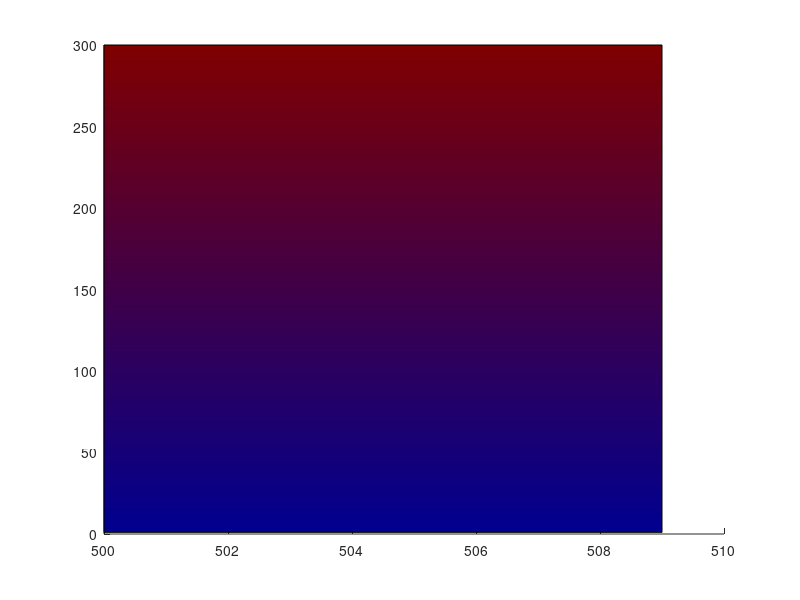

This chart was generated by the following MATLAB code:
figure; 
colormap jet;
rect = [500, 1, 10, 300];
vrX = [rect(1); rect(1) + rect(3) - 1; rect(1) + rect(3) - 1; rect(1)];
vrY = [rect(2); rect(2); rect(2) + rect(4) - 1; rect(2) + rect(4) - 1];
patch(vrX, vrY, [1;1;256;256]);


% patch([.25;.75;.75;.25], [0;0;.5;.5], [1 1 1]);
% axis([-2, 2, -2, 2]);

%      clear cdata 
% set(gca,'CLim',[0 40])
% cdata = [15 30 25 2 ...
% 60 12 23 40 13 26 24]';
% set(p,'FaceColor','interp',...
% 'FaceVertexCData',cdata,...
% 'EdgeColor','flat',...
% 'LineWidth',0,...
% 'CDataMapping','scaled')